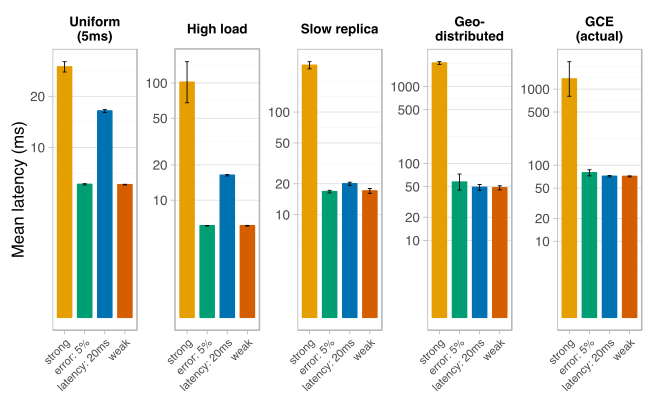

Write R code to recreate this figure.
#!/usr/bin/env Rscript
source('common.r')

sim <- data.or.csv(
  csv = 'data/tickets.csv',
  gen = function() subset(
    data.ipa.tickets(where = "ipa_duration=60 and ipa_version = 'v5.0'"),
    select = c('load', 'honeycomb_mode', 'ipa_bound', 'bound', 'ipa_consistency', 'lease', 'condition',
      'purchase_lat_mean', 'purchase_lat_median', 'purchase_lat_p99',
      'view_lat_mean', 'view_lat_median', 'view_lat_p99', 'overall_lat_mean', 'overall_rate'
    )
  )
)

sim <- subset(sim,
  !is.na(condition)
   & grepl('((error: 5%|weak|lat).*#200ms)|(strong.*#0ms)', x(bound,lease))
   & grepl('strong#strong|weak', x(bound,ipa_consistency))
)

google <- data.or.csv(
  csv = 'data/tickets_google.csv',
  gen = function() subset(
    data.ipa.tickets(where = "ipa_duration=60 and ipa_version = 'v6.1google' and honeycomb_mode = 'fast'"),
    select = c('load', 'honeycomb_mode', 'ipa_bound', 'bound', 'ipa_consistency', 'lease', 'condition', 
      'purchase_lat_mean', 'purchase_lat_median', 'purchase_lat_p99',
      'view_lat_mean', 'view_lat_median', 'view_lat_p99', 'overall_lat_mean', 'overall_rate'
    )
  )
)

google$condition <- 'GCE\n(actual)'



d <- rbind(sim, google)


d$grp <- d$bound

save(
  ggplot(subset(d,
  grepl('cons|lat|tolerance:0.05',ipa_bound)
        ), aes(
      #y = view_lat_mean,
      # y = purchase_lat_mean,
      y = overall_lat_mean,
      x=grp, color=grp, fill=grp, group=grp
  ))+
  #stat_summary(geom='bar', fun.y=mean, size=0.5, width=0.7)+
  geom_meanbar(position=position_dodge(width = 0.7))+
  #ggtitle('Mean latency')+
  scale_y_log10(breaks=c(10, 20, 50, 100, 500, 1000))+
  ylab('Mean latency (ms)')+
  facet_wrap(~condition, ncol=6, scale="free")+
  theme_mine()+
  # theme(axis.title.x = element_blank())+
  theme.bar()+
  # coord_cartesian(ylim=c(0,500))+
  ipa.scales()
, w=6.5, h=4.0)
